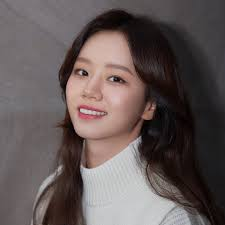
#> input picture PythonLearn/opencv/TrainFaces/LHL/1.jpg, 225 x 225 px, given in place of 1.png, which was not available
$ jupyter execute 06-ImageTransformation.ipynb   (text cells are left out)
#> lines starting #> are read from the running program, lines starting #| are printed output that depends on the picture; pictures that were not available may be replaced by others from this repository, and a replacement may not be noted
[cell 1]
import cv2 as cv
import numpy as np

img = cv.imread("Photos/1.png")
#> img is the input picture: shape (225, 225, 3); mean B, G, R 86.7, 87.6, 98.8
# cv.imshow("image", img)

# resize 缩放
resized = cv.resize(img, None, fx=0.2, fy=0.2)
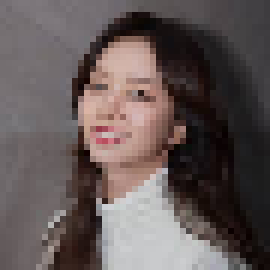
#> resized: shape (45, 45, 3) (shown 6 times larger); mean B, G, R 86.8, 87.8, 98.9
cv.imshow("Resized", resized)
img = resized


# Translation 平移
# x, y --> Translation
# 2x2 matrix --> Rotation Matrix
# 3x3 matrix --> Affine Transformation Matrix (Rotation + Translation)
def translate(img, x, y):
#> called with x = 100, y = 100
    transMat = np.float32([[1, 0, x], [0, 1, y]])
    dimensions = (img.shape[1], img.shape[0])
#> dimensions = (45, 45)
    return cv.warpAffine(img, transMat, dimensions)
#> returned value: shape (45, 45, 3); every value is 0


# -x --> Left
# -y --> Up
# x --> Right
# y --> Down
translated = translate(img, 100, 100)
cv.imshow("Translated", translated)


# Rotation 旋转
def rotate(img, angle, rotPoint=None):
#> called with angle = 45
    (h, w) = img.shape[:2]
#> h = 45; w = 45
    if rotPoint is None:
        rotPoint = (w // 2, h // 2)
#> rotPoint = (22, 22)
    rotMat = cv.getRotationMatrix2D(rotPoint, angle, 1.0)
    dimensions = (w, h)
#> dimensions = (45, 45)
    return cv.warpAffine(img, rotMat, dimensions)
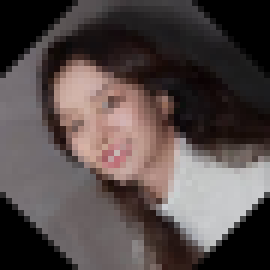
#> returned value: shape (45, 45, 3) (shown 6 times larger); mean of channels 0, 1, 2 72.8, 74, 84.1; drawn as B, G, R


rotated = rotate(img, 45)
cv.imshow("Rotated", rotated)


# Flipping 翻转
# -1 --> Flip both
# 0 --> Flip vertically
# 1 --> Flip horizontally
flipped = cv.flip(img, -1)
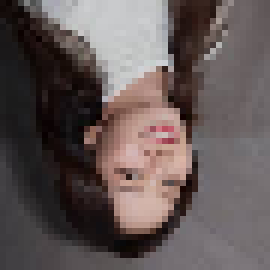
#> flipped: shape (45, 45, 3) (shown 6 times larger); mean B, G, R 86.8, 87.8, 98.9
cv.imshow("Flipped", flipped)


cv.waitKey(0)
cv.destroyAllWindows()

$ run again, with PythonLearn/opencv/TrainFaces/LHL/10.jpg copied over PythonLearn/opencv/TrainFaces/LHL/1.jpg
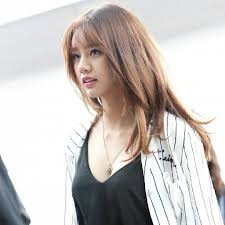
#> input picture PythonLearn/opencv/TrainFaces/LHL/10.jpg, 225 x 225 px, given in place of 1.png, which was not available
#> img is the input picture: shape (225, 225, 3); mean B, G, R 192.2, 195.4, 201.3
#> in rotate, `return cv.warpAffine(img, rotMat, dimensions)`:
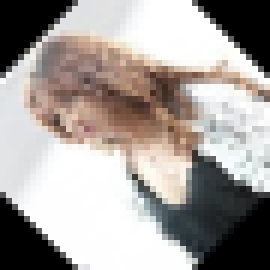
#> returned value: shape (45, 45, 3) (shown 6 times larger); mean of channels 0, 1, 2 154.6, 158.2, 164.4; drawn as B, G, R
#> `flipped = cv.flip(img, -1)`:
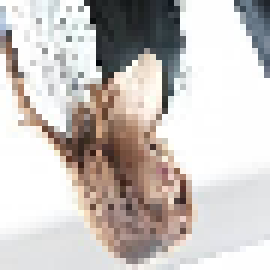
#> flipped: shape (45, 45, 3) (shown 6 times larger); mean B, G, R 192.3, 195.6, 201.4

$ run again, with PythonLearn/opencv/TrainFaces/LHL/11.jpg copied over PythonLearn/opencv/TrainFaces/LHL/1.jpg
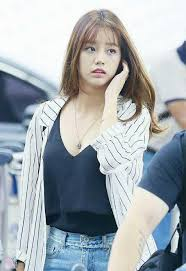
#> input picture PythonLearn/opencv/TrainFaces/LHL/11.jpg, 186 x 271 px, given in place of 1.png, which was not available
#> img is the input picture: shape (271, 186, 3); mean B, G, R 177, 172.1, 164.5
#> in rotate, `return cv.warpAffine(img, rotMat, dimensions)`:
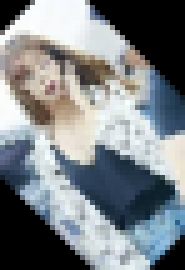
#> returned value: shape (54, 37, 3) (shown 5 times larger); mean of channels 0, 1, 2 133.7, 129.9, 124.1; drawn as B, G, R
#> `flipped = cv.flip(img, -1)`:
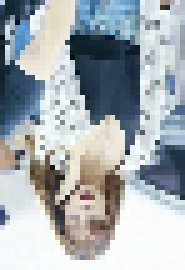
#> flipped: shape (54, 37, 3) (shown 5 times larger); mean B, G, R 177.9, 173.1, 165.5

$ run again, with PythonLearn/opencv/TrainFaces/LHL/12.jpg copied over PythonLearn/opencv/TrainFaces/LHL/1.jpg
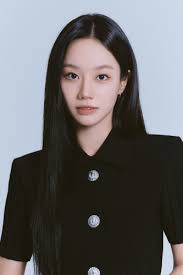
#> input picture PythonLearn/opencv/TrainFaces/LHL/12.jpg, 183 x 275 px, given in place of 1.png, which was not available
#> img is the input picture: shape (275, 183, 3); mean B, G, R 103.6, 102.6, 103.9
#> in rotate, `return cv.warpAffine(img, rotMat, dimensions)`:
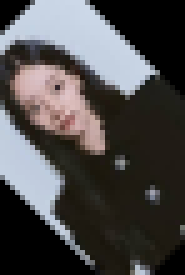
#> returned value: shape (55, 37, 3) (shown 5 times larger); mean of channels 0, 1, 2 74.2, 74.2, 76.2; drawn as B, G, R
#> `flipped = cv.flip(img, -1)`:
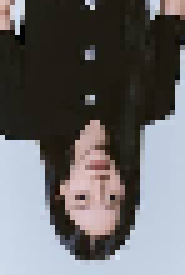
#> flipped: shape (55, 37, 3) (shown 5 times larger); mean B, G, R 104.1, 103, 104.3
